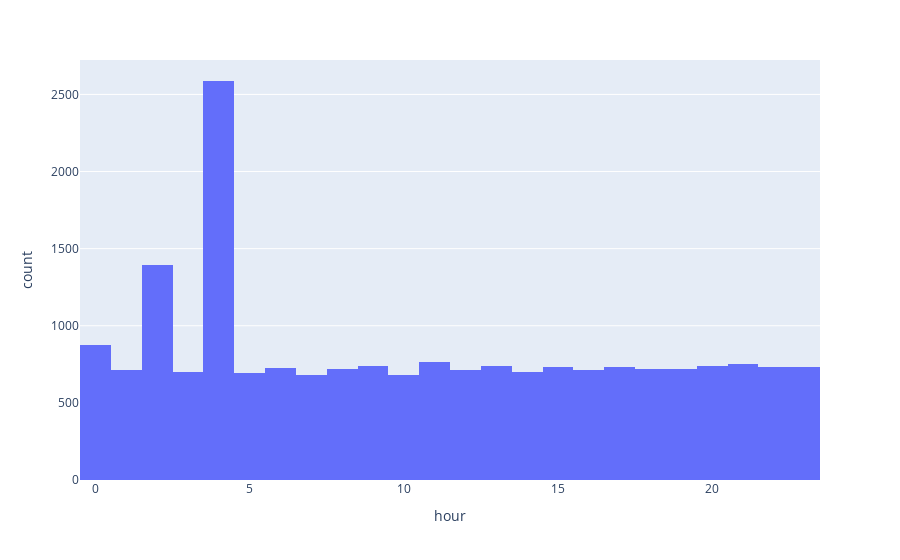

The code cell stored with this chart in its notebook:
### Code cell
px.histogram(df[['day', 'amount', 'hour']], x='hour', y=None)

### Figure 1 — Plotly figure (JSON) as saved in the notebook; plotly's stock layout.template omitted (floating-point values rounded to 4 significant figures; data arrays with more than 128 entries replaced by an {"elided": "..."} marker saying what was removed)
{"data": [{"alignmentgroup": "True", "bingroup": "x", "hovertemplate": "hour=%{x}<br>count=%{y}<extra></extra>", "legendgroup": "", "marker": {"color": "#636efa", "pattern": {"shape": ""}}, "name": "", "offsetgroup": "", "orientation": "v", "showlegend": false, "type": "histogram", "x": {"elided": "20000 int values"}, "xaxis": "x", "yaxis": "y"}], "layout": {"barmode": "relative", "legend": {"tracegroupgap": 0}, "margin": {"t": 60}, "xaxis": {"anchor": "y", "domain": [0, 1], "title": {"text": "hour"}}, "yaxis": {"anchor": "x", "domain": [0, 1], "title": {"text": "count"}}}}
